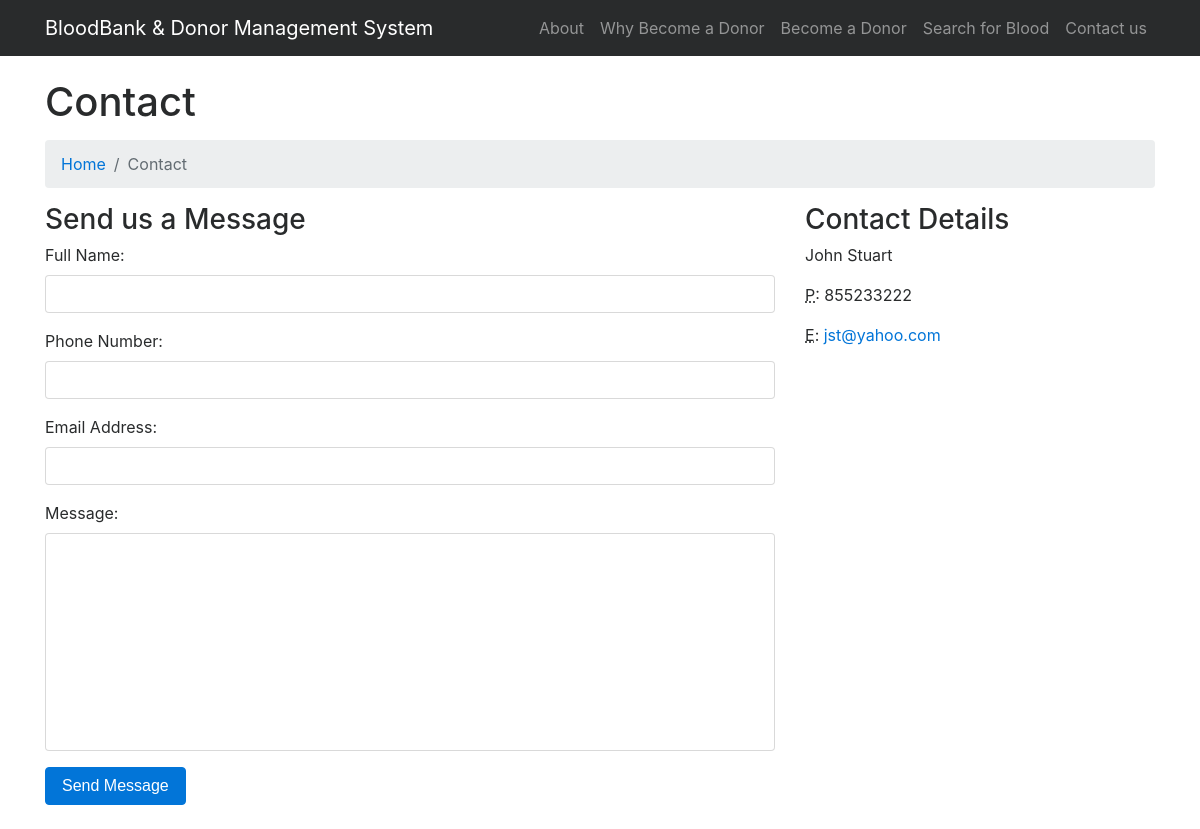
The page /contact.php on the database its author committed.
### tables this page shows
CREATE TABLE IF NOT EXISTS `tblcontactusinfo` (
  `id` int(11) NOT NULL,
  `Address` tinytext,
  `EmailId` varchar(255) DEFAULT NULL,
  `ContactNo` char(11) DEFAULT NULL
);

### contact.php (the view, shortened to what this page needs)
<?php
include('includes/config.php');
?>
<!DOCTYPE html>
<html lang="en">
<head>
    <link href="vendor/bootstrap/css/bootstrap.min.css" rel="stylesheet">
    <link href="vendor/font-awesome/css/font-awesome.min.css" rel="stylesheet" type="text/css">
    <link href="css/modern-business.css" rel="stylesheet">
</head>
<body>
    <?php include('includes/header.php');?>
    <div class="container">
        <h1 class="mt-4 mb-3">Contact</h1>
        <ol class="breadcrumb">
            <li class="breadcrumb-item">
                <a href="index.php">Home</a>
            </li>
            <li class="breadcrumb-item active">Contact</li>
        </ol>
        <div class="row">
              <div class="col-lg-8 mb-4">
                <h3>Send us a Message</h3>
                <form name="sentMessage"  method="post">
                    <div class="control-group form-group">
                        <div class="controls">
                            <label>Full Name:</label>
                            <input type="text" class="form-control" id="name" name="fullname" required data-validation-required-message="Please enter your name.">
                        </div>
                    </div>
                    <div class="control-group form-group">
                        <div class="controls">
                            <label>Phone Number:</label>
                            <input type="tel" class="form-control" id="phone" name="contactno"  required data-validation-required-message="Please enter your phone number.">
                        </div>
                    </div>
                    <div class="control-group form-group">
                        <div class="controls">
                            <label>Email Address:</label>
                            <input type="email" class="form-control" id="email" name="email" required data-validation-required-message="Please enter your email address.">
                        </div>
                    </div>
                    <div class="control-group form-group">
                        <div class="controls">
                            <label>Message:</label>
                            <textarea rows="10" cols="100" class="form-control" id="message" name="message" required data-validation-required-message="Please enter your message" maxlength="999" style="resize:none"></textarea>
                        </div>
                    </div>
                    <button type="submit" name="send"  class="btn btn-primary">Send Message</button>
                </form>
            </div>
                    <?php
$pagetype=$_GET['type'];
$sql = "SELECT Address,EmailId,ContactNo from tblcontactusinfo";
$query = $dbh -> prepare($sql);
$query->bindParam(':pagetype',$pagetype,PDO::PARAM_STR);
$query->execute();
$results=$query->fetchAll(PDO::FETCH_OBJ);
if($query->rowCount() > 0)
{
foreach($results as $result)
{ ?>
            <div class="col-lg-4 mb-4">
                <h3>Contact Details</h3>
                <p>
                   <?php   echo htmlentities($result->Address); ?>
                    <br>
                </p>
                <p>
                    <abbr title="Phone">P</abbr>: <?php   echo htmlentities($result->ContactNo); ?>
                </p>
                <p>
                    <abbr title="Email">E</abbr>: <a href="mailto:name@example.com"><?php   echo htmlentities($result->EmailId); ?>
                    </a>
                </p>
              <?php }} ?>
            </div>
        </div>
    </div>
</body>
</html>

### css/modern-business.css (style rules this page uses)
body { padding-top: 54px; }
@media (min-width: 992px) { body { padding-top: 56px; } }

### rows shown on the page
tblcontactusinfo: Address "John Stuart", ContactNo "855233222", EmailId "jst@yahoo.com"
